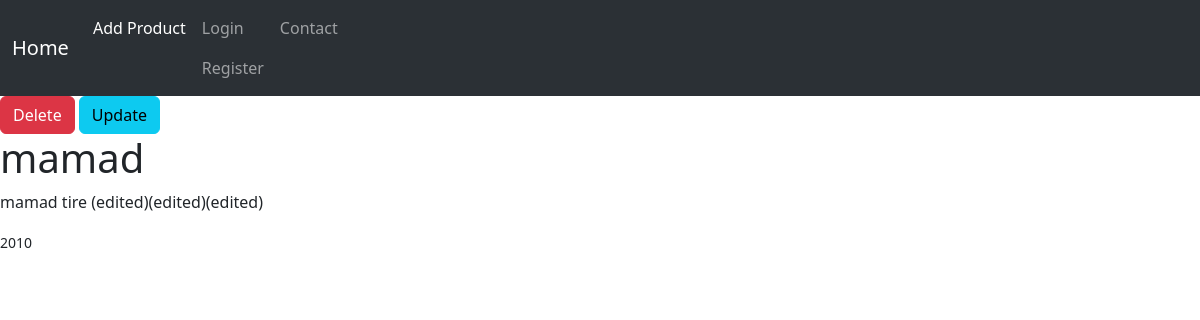
/detail/3, run on the app's committed database.
### home/models.py (models this page shows, shortened)
class Tire(models.Model) :
    tire_name = models.CharField(max_length = 10)
    tire_description = models.CharField(max_length = 100)
    tire_price = models.IntegerField()

### home/views.py (the view)
# urls.py: path('detail/<int:product_id>' , views.product_detail , name='detail'),
def product_detail(request , **kwargs):
    product_id = kwargs['product_id']
    template_name = 'home_app/detail.html'
    product = Tire.objects.get(pk=product_id)
    return render(request , template_name , context={'product' : product} )

### home/templates/home_app/detail.html (shortened to what this page needs)
{% extends 'inc/extend.html' %}
{% block content %}
    <a class='btn btn-danger' href='{% url "home:delete" product.id %}'>Delete</a>
    <a class='btn btn-info' href='{% url "home:update" product.id %}'>Update</a>
    <h1> {{product.tire_name}} </h1>
    <p> {{product.tire_description}} </p>
    <small> {{product.tire_price}} </small>
{% endblock content %}

### data on the page
Tire: tire_name "mamad", tire_description "mamad tire (edited)(edited)(edited)", tire_price "2010"
